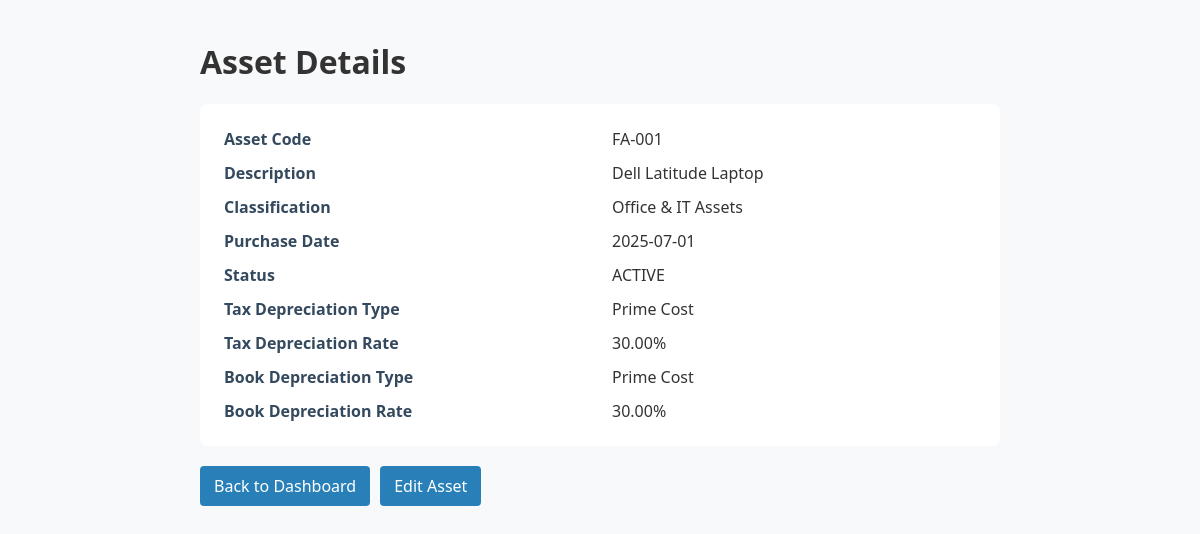
/assets/view/1, run on the app's committed database.
### models.py (models this page shows)
class Asset(Base):
    __tablename__ = "assets"
    id = Column(Integer, primary_key=True)
    asset_code = Column(String(50), unique=True, nullable=False)
    description = Column(String(255), nullable=False)
    asset_classification = Column(String(100), nullable=False)
    purchase_date = Column(Date, nullable=False)
    depreciation_method = Column(String(10), default="SL")
    status = Column(String(20), default="ACTIVE")
    tax_original_cost = Column(Numeric(12, 2), nullable=False)
    opening_tax_wdv = Column(Numeric(12, 2), nullable=False)
    tax_depreciation_type = Column(String(30), nullable=False)
    tax_depreciation_rate = Column(Numeric(5, 2), nullable=False)
    tax_depreciation_date = Column(Date, nullable=False)
    book_original_cost = Column(Numeric(12, 2), nullable=False)
    opening_book_wdv = Column(Numeric(12, 2), nullable=False)
    book_depreciation_type = Column(String(30), nullable=False)
    book_depreciation_rate = Column(Numeric(5, 2), nullable=False)
    book_depreciation_date = Column(Date, nullable=False)

### routes/assets.py (the view)
@assets_bp.route("/assets/view/<int:asset_id>")
def view_asset(asset_id):
    db = SessionLocal()
    try:
        asset = db.query(Asset).filter(Asset.id == asset_id).first()
        if not asset:
            flash("Asset not found.", "danger")
            return redirect(url_for("assets.dashboard"))
        return render_template("view_asset.html", asset=asset)
    finally:
        db.close()

### templates/view_asset.html (shortened to what this page needs)
<!DOCTYPE html>
<html lang="en">
<head>
</head>
<body>
<div class="container">
    <h1>Asset Details</h1>
    <div class="details">
        <div class="label">Asset Code</div><div>{{ asset.asset_code }}</div>
        <div class="label">Description</div><div>{{ asset.description }}</div>
        <div class="label">Classification</div><div>{{ asset.asset_classification }}</div>
        <div class="label">Purchase Date</div><div>{{ asset.purchase_date.strftime('%Y-%m-%d') if asset.purchase_date else '' }}</div>
        <div class="label">Status</div><div>{{ asset.status or 'ACTIVE' }}</div>
        <div class="label">Tax Depreciation Type</div><div>{{ asset.tax_depreciation_type }}</div>
        <div class="label">Tax Depreciation Rate</div><div>{{ asset.tax_depreciation_rate }}%</div>
        <div class="label">Book Depreciation Type</div><div>{{ asset.book_depreciation_type }}</div>
        <div class="label">Book Depreciation Rate</div><div>{{ asset.book_depreciation_rate }}%</div>
    </div>
    <div class="actions">
        <a href="{{ url_for('assets.dashboard') }}">Back to Dashboard</a>
        <a href="{{ url_for('assets.edit_asset', asset_id=asset.id) }}">Edit Asset</a>
    </div>
</div>
</body>
</html>

### templates/view_asset.html (style rules this page uses)
body { font-family: 'Segoe UI', Tahoma, sans-serif; margin: 40px; background: #f8f9fa; color: #333; }
.container { max-width: 800px; margin: 0 auto; }
.details { display: grid; grid-template-columns: repeat(2, minmax(0, 1fr)); gap: 12px 24px; padding: 24px; background: white; border-radius: 8px; }
.label { font-weight: bold; color: #34495e; }
.actions { margin-top: 20px; display: flex; gap: 10px; flex-wrap: wrap; }
.actions a { background: #2980b9; color: white; padding: 9px 14px; border-radius: 4px; text-decoration: none; }

### data on the page
Asset: asset_code "FA-001", description "Dell Latitude Laptop", asset_classification "Office & IT Assets", purchase_date "2025-07-01", status "ACTIVE", tax_depreciation_type "Prime Cost", tax_depreciation_rate "30.00", book_depreciation_type "Prime Cost", book_depreciation_rate "30.00"
